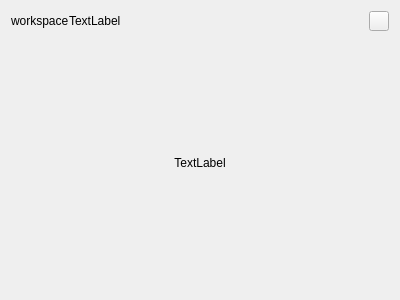
<?xml version="1.0" encoding="UTF-8"?>
<ui version="4.0">
 <class>WorkspaceThumbnail</class>
 <widget class="QWidget" name="WorkspaceThumbnail">
  <property name="geometry">
   <rect>
    <x>0</x>
    <y>0</y>
    <width>400</width>
    <height>300</height>
   </rect>
  </property>
  <property name="windowTitle">
   <string notr="true">Form</string>
  </property>
  <layout class="QVBoxLayout" name="verticalLayout" stretch="0,1">
   <item>
    <layout class="QHBoxLayout" name="horizontalLayout" stretch="0,1,0">
     <property name="spacing">
      <number>0</number>
     </property>
     <item>
      <widget class="QLabel" name="m_labelName">
       <property name="text">
        <string>workspace</string>
       </property>
      </widget>
     </item>
     <item>
      <widget class="QLabel" name="m_labelIndex">
       <property name="text">
        <string notr="true">TextLabel</string>
       </property>
      </widget>
     </item>
     <item>
      <widget class="QPushButton" name="m_btnClose">
       <property name="minimumSize">
        <size>
         <width>20</width>
         <height>20</height>
        </size>
       </property>
       <property name="maximumSize">
        <size>
         <width>20</width>
         <height>20</height>
        </size>
       </property>
       <property name="text">
        <string/>
       </property>
      </widget>
     </item>
    </layout>
   </item>
   <item>
    <widget class="QLabel" name="m_labelGrabWorkspace">
     <property name="text">
      <string notr="true">TextLabel</string>
     </property>
     <property name="scaledContents">
      <bool>false</bool>
     </property>
     <property name="alignment">
      <set>Qt::AlignCenter</set>
     </property>
    </widget>
   </item>
  </layout>
 </widget>
 <resources/>
 <connections/>
</ui>
